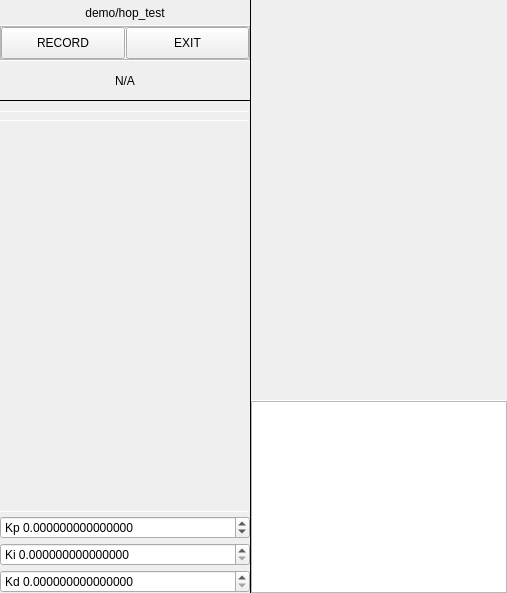
         <widget class="QWidget" name="dashPage">
          <layout class="QVBoxLayout" name="verticalLayout_3">
           <property name="spacing">
            <number>0</number>
           </property>
           <property name="leftMargin">
            <number>0</number>
           </property>
           <property name="topMargin">
            <number>0</number>
           </property>
           <property name="rightMargin">
            <number>0</number>
           </property>
           <property name="bottomMargin">
            <number>0</number>
           </property>
           <item>
            <widget class="QFrame" name="dashPageFrame">
             <property name="frameShape">
              <enum>QFrame::Shape::NoFrame</enum>
             </property>
             <property name="frameShadow">
              <enum>QFrame::Shadow::Raised</enum>
             </property>
             <layout class="QVBoxLayout" name="verticalLayout_4">
              <property name="spacing">
               <number>0</number>
              </property>
              <property name="leftMargin">
               <number>0</number>
              </property>
              <property name="topMargin">
               <number>0</number>
              </property>
              <property name="rightMargin">
               <number>0</number>
              </property>
              <property name="bottomMargin">
               <number>0</number>
              </property>
              <item>
               <widget class="QFrame" name="dashContainer">
                <property name="frameShape">
                 <enum>QFrame::Shape::NoFrame</enum>
                </property>
                <property name="frameShadow">
                 <enum>QFrame::Shadow::Raised</enum>
                </property>
                <layout class="QHBoxLayout" name="horizontalLayout_2">
                 <property name="spacing">
                  <number>0</number>
                 </property>
                 <property name="leftMargin">
                  <number>0</number>
                 </property>
                 <property name="topMargin">
                  <number>0</number>
                 </property>
                 <property name="rightMargin">
                  <number>0</number>
                 </property>
                 <property name="bottomMargin">
                  <number>0</number>
                 </property>
                 <item>
                  <widget class="QFrame" name="sidebar">
                   <property name="minimumSize">
                    <size>
                     <width>250</width>
                     <height>0</height>
                    </size>
                   </property>
                   <property name="maximumSize">
                    <size>
                     <width>250</width>
                     <height>16777215</height>
                    </size>
                   </property>
                   <property name="frameShape">
                    <enum>QFrame::Shape::NoFrame</enum>
                   </property>
                   <property name="frameShadow">
                    <enum>QFrame::Shadow::Raised</enum>
                   </property>
                   <layout class="QVBoxLayout" name="verticalLayout_6">
                    <property name="spacing">
                     <number>0</number>
                    </property>
                    <property name="leftMargin">
                     <number>0</number>
                    </property>
                    <property name="topMargin">
                     <number>0</number>
                    </property>
                    <property name="rightMargin">
                     <number>0</number>
                    </property>
                    <property name="bottomMargin">
                     <number>0</number>
                    </property>
                    <item>
                     <widget class="QFrame" name="frame_3">
                      <property name="frameShape">
                       <enum>QFrame::Shape::NoFrame</enum>
                      </property>
                      <property name="frameShadow">
                       <enum>QFrame::Shadow::Raised</enum>
                      </property>
                      <layout class="QVBoxLayout" name="verticalLayout_9">
                       <property name="spacing">
                        <number>0</number>
                       </property>
                       <property name="leftMargin">
                        <number>0</number>
                       </property>
                       <property name="topMargin">
                        <number>0</number>
                       </property>
                       <property name="rightMargin">
                        <number>0</number>
                       </property>
                       <property name="bottomMargin">
                        <number>0</number>
                       </property>
                       <item>
                        <widget class="QLabel" name="msn_indicator_dash">
                         <property name="minimumSize">
                          <size>
                           <width>0</width>
                           <height>25</height>
                          </size>
                         </property>
                         <property name="maximumSize">
                          <size>
                           <width>16777215</width>
                           <height>25</height>
                          </size>
                         </property>
                         <property name="text">
                          <string>demo/hop_test</string>
                         </property>
                         <property name="alignment">
                          <set>Qt::AlignmentFlag::AlignCenter</set>
                         </property>
                        </widget>
                       </item>
                      </layout>
                     </widget>
                    </item>
                    <item>
                     <widget class="Line" name="line9">
                      <property name="minimumSize">
                       <size>
                        <width>0</width>
                        <height>1</height>
                       </size>
                      </property>
                      <property name="maximumSize">
                       <size>
                        <width>16777215</width>
                        <height>1</height>
                       </size>
                      </property>
                      <property name="orientation">
                       <enum>Qt::Orientation::Horizontal</enum>
                      </property>
                     </widget>
                    </item>
                    <item>
                     <widget class="QFrame" name="frame_2">
                      <property name="frameShape">
                       <enum>QFrame::Shape::StyledPanel</enum>
                      </property>
                      <property name="frameShadow">
                       <enum>QFrame::Shadow::Raised</enum>
                      </property>
                      <layout class="QHBoxLayout" name="horizontalLayout_3">
                       <property name="spacing">
                        <number>0</number>
                       </property>
                       <property name="leftMargin">
                        <number>0</number>
                       </property>
                       <property name="topMargin">
                        <number>0</number>
                       </property>
                       <property name="rightMargin">
                        <number>0</number>
                       </property>
                       <property name="bottomMargin">
                        <number>0</number>
                       </property>
                       <item>
                        <widget class="QPushButton" name="record_btn">
                         <property name="minimumSize">
                          <size>
                           <width>0</width>
                           <height>32</height>
                          </size>
                         </property>
                         <property name="maximumSize">
                          <size>
                           <width>16777215</width>
                           <height>32</height>
                          </size>
                         </property>
                         <property name="cursor">
                          <cursorShape>PointingHandCursor</cursorShape>
                         </property>
                         <property name="text">
                          <string>RECORD</string>
                         </property>
                         <property name="checkable">
                          <bool>true</bool>
                         </property>
                         <property name="checked">
                          <bool>false</bool>
                         </property>
                        </widget>
                       </item>
                       <item>
                        <widget class="Line" name="line_11">
                         <property name="minimumSize">
                          <size>
                           <width>1</width>
                           <height>0</height>
                          </size>
                         </property>
                         <property name="maximumSize">
                          <size>
                           <width>1</width>
                           <height>16777215</height>
                          </size>
                         </property>
                         <property name="orientation">
                          <enum>Qt::Orientation::Vertical</enum>
                         </property>
                        </widget>
                       </item>
                       <item>
                        <widget class="QPushButton" name="msn_exit_btn">
                         <property name="minimumSize">
                          <size>
                           <width>0</width>
                           <height>32</height>
                          </size>
                         </property>
                         <property name="maximumSize">
                          <size>
                           <width>16777215</width>
                           <height>32</height>
                          </size>
                         </property>
                         <property name="cursor">
                          <cursorShape>PointingHandCursor</cursorShape>
                         </property>
                         <property name="text">
                          <string>EXIT</string>
                         </property>
                        </widget>
                       </item>
                      </layout>
                     </widget>
                    </item>
                    <item>
                     <widget class="Line" name="line6">
                      <property name="minimumSize">
                       <size>
                        <width>0</width>
                        <height>1</height>
                       </size>
                      </property>
                      <property name="maximumSize">
                       <size>
                        <width>16777215</width>
                        <height>1</height>
                       </size>
                      </property>
                      <property name="orientation">
                       <enum>Qt::Orientation::Horizontal</enum>
                      </property>
                     </widget>
                    </item>
                    <item>
                     <widget class="QLabel" name="state_label">
                      <property name="sizePolicy">
                       <sizepolicy hsizetype="Preferred" vsizetype="Preferred">
                        <horstretch>0</horstretch>
                        <verstretch>32</verstretch>
                       </sizepolicy>
                      </property>
                      <property name="minimumSize">
                       <size>
                        <width>0</width>
                        <height>39</height>
                       </size>
                      </property>
                      <property name="maximumSize">
                       <size>
                        <width>16777215</width>
                        <height>39</height>
                       </size>
                      </property>
                      <property name="lineWidth">
                       <number>0</number>
                      </property>
                      <property name="text">
                       <string>N/A</string>
                      </property>
                      <property name="alignment">
                       <set>Qt::AlignmentFlag::AlignCenter</set>
                      </property>
                     </widget>
                    </item>
                    <item>
                     <widget class="Line" name="line4">
                      <property name="minimumSize">
                       <size>
                        <width>0</width>
                        <height>1</height>
                       </size>
                      </property>
                      <property name="maximumSize">
                       <size>
                        <width>16777215</width>
                        <height>1</height>
                       </size>
                      </property>
                      <property name="frameShadow">
                       <enum>QFrame::Shadow::Plain</enum>
                      </property>
                      <property name="orientation">
                       <enum>Qt::Orientation::Horizontal</enum>
                      </property>
                     </widget>
                    </item>
                    <item>
                     <widget class="QFrame" name="primaryLabelsFrame">
                      <property name="frameShape">
                       <enum>QFrame::Shape::NoFrame</enum>
                      </property>
                      <property name="frameShadow">
                       <enum>QFrame::Shadow::Raised</enum>
                      </property>
                      <layout class="QVBoxLayout" name="verticalLayout_11">
                       <property name="spacing">
                        <number>4</number>
                       </property>
                       <property name="leftMargin">
                        <number>4</number>
                       </property>
                       <property name="topMargin">
                        <number>4</number>
                       </property>
                       <property name="rightMargin">
                        <number>4</number>
                       </property>
                       <property name="bottomMargin">
                        <number>4</number>
                       </property>
                       <item>
                        <layout class="QGridLayout" name="primaryLabelsLayout">
                         <property name="topMargin">
                          <number>1</number>
                         </property>
                         <property name="bottomMargin">
                          <number>1</number>
                         </property>
                         <property name="spacing">
                          <number>0</number>
                         </property>
                        </layout>
                       </item>
                      </layout>
                     </widget>
                    </item>
                    <item>
                     <widget class="Line" name="line7">
                      <property name="minimumSize">
                       <size>
                        <width>0</width>
                        <height>1</height>
                       </size>
                      </property>
                      <property name="maximumSize">
                       <size>
                        <width>16777215</width>
                        <height>1</height>
                       </size>
                      </property>
                      <property name="orientation">
                       <enum>Qt::Orientation::Horizontal</enum>
                      </property>
                     </widget>
                    </item>
                    <item>
                     <widget class="QFrame" name="secondaryLabelsFrame">
                      <property name="frameShape">
                       <enum>QFrame::Shape::NoFrame</enum>
                      </property>
                      <property name="frameShadow">
                       <enum>QFrame::Shadow::Raised</enum>
                      </property>
                      <layout class="QVBoxLayout" name="verticalLayout_13">
                       <property name="spacing">
                        <number>4</number>
                       </property>
                       <property name="leftMargin">
                        <number>4</number>
                       </property>
                       <property name="topMargin">
                        <number>4</number>
                       </property>
                       <property name="rightMargin">
                        <number>4</number>
                       </property>
                       <property name="bottomMargin">
                        <number>4</number>
                       </property>
                       <item>
                        <layout class="QGridLayout" name="secondaryLabelsLayout">
                         <property name="spacing">
                          <number>0</number>
                         </property>
                        </layout>
                       </item>
                      </layout>
                     </widget>
                    </item>
                    <item>
                     <widget class="Line" name="line8">
                      <property name="minimumSize">
                       <size>
                        <width>0</width>
                        <height>1</height>
                       </size>
                      </property>
                      <property name="maximumSize">
                       <size>
                        <width>16777215</width>
                        <height>1</height>
                       </size>
                      </property>
                      <property name="orientation">
                       <enum>Qt::Orientation::Horizontal</enum>
                      </property>
                     </widget>
                    </item>
                    <item>
                     <spacer name="verticalSpacer_5">
                      <property name="orientation">
                       <enum>Qt::Orientation::Vertical</enum>
                      </property>
                      <property name="sizeHint" stdset="0">
                       <size>
                        <width>20</width>
                        <height>40</height>
                       </size>
                      </property>
                     </spacer>
                    </item>
                    <item>
                     <widget class="QFrame" name="frame_5">
                      <property name="frameShape">
                       <enum>QFrame::Shape::NoFrame</enum>
                      </property>
                      <property name="frameShadow">
                       <enum>QFrame::Shadow::Raised</enum>
                      </property>
                      <layout class="QVBoxLayout" name="verticalLayout_16">
                       <property name="spacing">
                        <number>4</number>
                       </property>
                       <property name="leftMargin">
                        <number>0</number>
                       </property>
                       <property name="topMargin">
                        <number>0</number>
                       </property>
                       <property name="rightMargin">
                        <number>0</number>
                       </property>
                       <property name="bottomMargin">
                        <number>0</number>
                       </property>
                       <item>
                        <widget class="Line" name="line_15">
                         <property name="minimumSize">
                          <size>
                           <width>0</width>
                           <height>1</height>
                          </size>
                         </property>
                         <property name="maximumSize">
                          <size>
                           <width>16777215</width>
                           <height>1</height>
                          </size>
                         </property>
                         <property name="orientation">
                          <enum>Qt::Orientation::Horizontal</enum>
                         </property>
                        </widget>
                       </item>
                       <item>
                        <widget class="QDoubleSpinBox" name="kp">
                         <property name="wrapping">
                          <bool>true</bool>
                         </property>
                         <property name="prefix">
                          <string>Kp </string>
                         </property>
                         <property name="decimals">
                          <number>15</number>
                         </property>
                         <property name="maximum">
                          <double>1199.990000000000009</double>
                         </property>
                         <property name="singleStep">
                          <double>0.100000000000000</double>
                         </property>
                        </widget>
                       </item>
                       <item>
                        <widget class="QDoubleSpinBox" name="kd">
                         <property name="prefix">
                          <string>Ki </string>
                         </property>
                         <property name="decimals">
                          <number>15</number>
                         </property>
                         <property name="maximum">
                          <double>1199.990000000000009</double>
                         </property>
                         <property name="singleStep">
                          <double>0.100000000000000</double>
                         </property>
                        </widget>
                       </item>
                       <item>
                        <widget class="QDoubleSpinBox" name="ki">
                         <property name="prefix">
                          <string>Kd </string>
                         </property>
                         <property name="decimals">
                          <number>15</number>
                         </property>
                         <property name="maximum">
                          <double>1189.990000000000009</double>
                         </property>
                         <property name="singleStep">
                          <double>0.100000000000000</double>
                         </property>
                        </widget>
                       </item>
                      </layout>
                     </widget>
                    </item>
                   </layout>
                  </widget>
                 </item>
                 <item>
                  <widget class="Line" name="line">
                   <property name="minimumSize">
                    <size>
                     <width>1</width>
                     <height>0</height>
                    </size>
                   </property>
                   <property name="maximumSize">
                    <size>
                     <width>1</width>
                     <height>16777215</height>
                    </size>
                   </property>
                   <property name="frameShadow">
                    <enum>QFrame::Shadow::Plain</enum>
                   </property>
                   <property name="orientation">
                    <enum>Qt::Orientation::Vertical</enum>
                   </property>
                  </widget>
                 </item>
                 <item>
                  <widget class="QFrame" name="dashContainer_2">
                   <property name="frameShape">
                    <enum>QFrame::Shape::NoFrame</enum>
                   </property>
                   <property name="frameShadow">
                    <enum>QFrame::Shadow::Raised</enum>
                   </property>
                   <layout class="QVBoxLayout" name="verticalLayout_8">
                    <property name="spacing">
                     <number>0</number>
                    </property>
                    <property name="leftMargin">
                     <number>0</number>
                    </property>
                    <property name="topMargin">
                     <number>0</number>
                    </property>
                    <property name="rightMargin">
                     <number>0</number>
                    </property>
                    <property name="bottomMargin">
                     <number>0</number>
                    </property>
                    <item>
                     <widget class="QSplitter" name="dashSplitter">
                      <property name="orientation">
                       <enum>Qt::Orientation::Vertical</enum>
                      </property>
                      <property name="opaqueResize">
                       <bool>false</bool>
                      </property>
                      <property name="handleWidth">
                       <number>0</number>
                      </property>
                      <widget class="QWidget" name="verticalLayoutWidget">
                       <layout class="QVBoxLayout" name="dashTop">
                        <property name="spacing">
                         <number>0</number>
                        </property>
                        <item>
                         <widget class="QFrame" name="topFrame">
                          <property name="minimumSize">
                           <size>
                            <width>0</width>
                            <height>400</height>
                           </size>
                          </property>
                          <property name="frameShape">
                           <enum>QFrame::Shape::NoFrame</enum>
                          </property>
                          <property name="frameShadow">
                           <enum>QFrame::Shadow::Raised</enum>
                          </property>
                          <layout class="QVBoxLayout" name="verticalLayout_10">
                           <property name="spacing">
                            <number>0</number>
                           </property>
                           <property name="leftMargin">
                            <number>0</number>
                           </property>
                           <property name="topMargin">
                            <number>0</number>
                           </property>
                           <property name="rightMargin">
                            <number>0</number>
                           </property>
                           <property name="bottomMargin">
                            <number>0</number>
                           </property>
                           <item>
                            <layout class="QVBoxLayout" name="graph_container"/>
                           </item>
                          </layout>
                         </widget>
                        </item>
                       </layout>
                      </widget>
                      <widget class="QWidget" name="verticalLayoutWidget_2">
                       <layout class="QVBoxLayout" name="dashBottom">
                        <property name="spacing">
                         <number>0</number>
                        </property>
                        <item>
                         <widget class="Line" name="line3">
                          <property name="minimumSize">
                           <size>
                            <width>0</width>
                            <height>1</height>
                           </size>
                          </property>
                          <property name="maximumSize">
                           <size>
                            <width>16777215</width>
                            <height>1</height>
                           </size>
                          </property>
                          <property name="orientation">
                           <enum>Qt::Orientation::Horizontal</enum>
                          </property>
                         </widget>
                        </item>
                        <item>
                         <widget class="QTextBrowser" name="terminal">
                          <property name="html">
                           <string>&lt;!DOCTYPE HTML PUBLIC &quot;-//W3C//DTD HTML 4.0//EN&quot; &quot;http://www.w3.org/TR/REC-html40/strict.dtd&quot;&gt;
&lt;html&gt;&lt;head&gt;&lt;meta name=&quot;qrichtext&quot; content=&quot;1&quot; /&gt;&lt;meta charset=&quot;utf-8&quot; /&gt;&lt;style type=&quot;text/css&quot;&gt;
p, li { white-space: pre-wrap; }
hr { height: 1px; border-width: 0; }
li.unchecked::marker { content: &quot;\2610&quot;; }
li.checked::marker { content: &quot;\2612&quot;; }
&lt;/style&gt;&lt;/head&gt;&lt;body style=&quot; font-family:'Segoe UI'; font-size:9pt; font-weight:400; font-style:normal;&quot;&gt;
&lt;p style=&quot;-qt-paragraph-type:empty; margin-top:0px; margin-bottom:0px; margin-left:0px; margin-right:0px; -qt-block-indent:0; text-indent:0px; font-family:'Aux Mono';&quot;&gt;&lt;br /&gt;&lt;/p&gt;&lt;/body&gt;&lt;/html&gt;</string>
                          </property>
                         </widget>
                        </item>
                       </layout>
                      </widget>
                     </widget>
                    </item>
                   </layout>
                  </widget>
                 </item>
                </layout>
               </widget>
              </item>
             </layout>
            </widget>
           </item>
          </layout>
         </widget>
